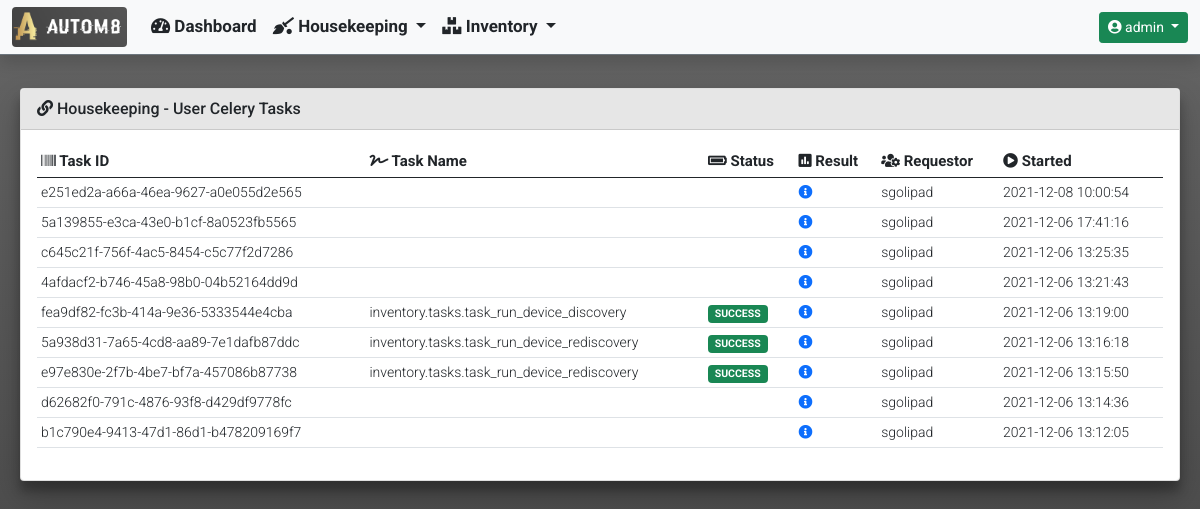
The app's page /housekeeping/ (signed in), older data.
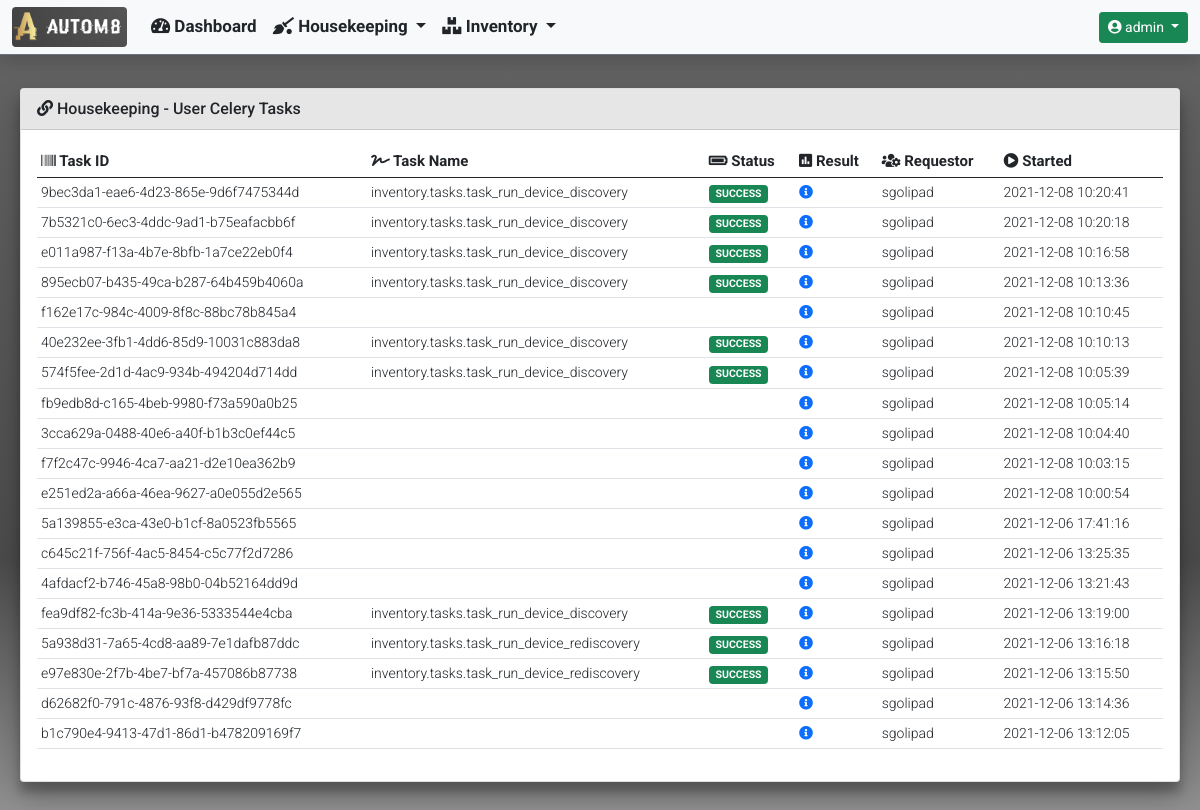
The same page, newer data.
### housekeeping/models.py (models this page shows)
class CeleryUserJobResults(models.Model):
    task_id = models.UUIDField(
        primary_key=True,
        default=uuid.uuid4,
        max_length=255
    )
    task_name = models.CharField(max_length=255)
    task_status = models.CharField(max_length=255)
    task_result = models.JSONField(null=True)
    task_requested_by = models.CharField(max_length=255)
    start_time = models.DateTimeField()

### housekeeping/views.py (the view)
def housekeeping_celery_user_tasks(request):
    tasks_list = CeleryUserJobResults.objects.all().order_by('-start_time')
    context = {
            'title': 'Housekeeping - Celery User Tasks',
            'card_header': 'Housekeeping - User Celery Tasks',
            'data': {
                'tasks_list': tasks_list
            }
        }
    if tasks.stats():
        data = {
            'celery_information': {
                'celery_statistics': tasks.stats(),
                'registered_tasks': tasks.registered_tasks()[hostname],
                'scheduled_tasks': tasks.scheduled()[hostname],
                'active_tasks': tasks.active()[hostname],
                'reserved_tasks': tasks.reserved()
            }
        }
        context['data'].update(data)
        return render(
            request,
            'housekeeping/housekeeping_celery_user_tasks.html',
            context
        )
    else:
        return render(
                request,
                'housekeeping/housekeeping_celery_user_tasks.html',
                context
            )

### templates/housekeeping/housekeeping_celery_user_tasks.html (shortened to what this page needs)
{% extends "base_template/base.html"%}
{% block content %}
{% if data.tasks_list %}
<div class="col-md-12">
    <div class="table-responsive rounded">
        <table id="celery_completed_tasks" class="table table-hover table-sm" style="width:100%">
            <thead>
                <tr>
                    <th><i class="fas fa-barcode"></i> Task ID</th>
                    <th><i class="fas fa-signature"></i> Task Name</th>
                    <th><i class="fas fa-battery-full"></i> Status</th>
                    <th><i class="fas fa-poll"></i> Result</th>
                    <th><i class="fas fa-users-cog"></i> Requestor</th>
                    <th><i class="fas fa-play-circle"></i> Started</th>
                </tr>
            </thead>
            <tbody>
                {% for completed_task in data.tasks_list %}
                <tr>
                    <td>{{ completed_task.task_id }}</td>
                    <td>{{ completed_task.task_name }}</td>
                    <td>
                        {% if 'SUCCESS' in completed_task.task_status %}
                            <span class="badge bg-success">{{ completed_task.task_status }}</span>
                        {% else %}
                            <span class="badge bg-danger">{{ completed_task.task_status }}</span>
                        {% endif %}
                    </td>
                    <td>
                        <a href="#" data-bs-toggle="modal" data-bs-target="#task_result_modal_{{ completed_task.task_id }}">
                            <i class="fas fa-info-circle"></i>
                        </a>
                    </td>
                    <td>{{ completed_task.task_requested_by }}</td>
                    <td>{{ completed_task.start_time|date:"Y-m-d H:i:s" }}</td>
                </tr>
                {% endfor %}
            </tbody>
        </table>
    </div>
</div>
{% endif %}
{% endblock %}

Row changes from the older to the newer data that the page shows:
added CeleryUserJobResults: task_id "9bec3da1-eae6-4d23-865e-9d6f7475344d", task_name "inventory.tasks.task_run_device_discovery", task_status "SUCCESS", task_requested_by "sgolipad", start_time "2021-12-08 10:20:41"
added CeleryUserJobResults: task_id "7b5321c0-6ec3-4ddc-9ad1-b75eafacbb6f", task_name "inventory.tasks.task_run_device_discovery", task_status "SUCCESS", task_requested_by "sgolipad", start_time "2021-12-08 10:20:18"
added CeleryUserJobResults: task_id "e011a987-f13a-4b7e-8bfb-1a7ce22eb0f4", task_name "inventory.tasks.task_run_device_discovery", task_status "SUCCESS", task_requested_by "sgolipad", start_time "2021-12-08 10:16:58"
added CeleryUserJobResults: task_id "895ecb07-b435-49ca-b287-64b459b4060a", task_name "inventory.tasks.task_run_device_discovery", task_status "SUCCESS", task_requested_by "sgolipad", start_time "2021-12-08 10:13:36"
added CeleryUserJobResults: task_id "f162e17c-984c-4009-8f8c-88bc78b845a4", task_requested_by "sgolipad", start_time "2021-12-08 10:10:45"
added CeleryUserJobResults: task_id "40e232ee-3fb1-4dd6-85d9-10031c883da8", task_name "inventory.tasks.task_run_device_discovery", task_status "SUCCESS", task_requested_by "sgolipad", start_time "2021-12-08 10:10:13"
added CeleryUserJobResults: task_id "574f5fee-2d1d-4ac9-934b-494204d714dd", task_name "inventory.tasks.task_run_device_discovery", task_status "SUCCESS", task_requested_by "sgolipad", start_time "2021-12-08 10:05:39"
added CeleryUserJobResults: task_id "fb9edb8d-c165-4beb-9980-f73a590a0b25", task_requested_by "sgolipad", start_time "2021-12-08 10:05:14"
added CeleryUserJobResults: task_id "3cca629a-0488-40e6-a40f-b1b3c0ef44c5", task_requested_by "sgolipad", start_time "2021-12-08 10:04:40"
added CeleryUserJobResults: task_id "f7f2c47c-9946-4ca7-aa21-d2e10ea362b9", task_requested_by "sgolipad", start_time "2021-12-08 10:03:15"
